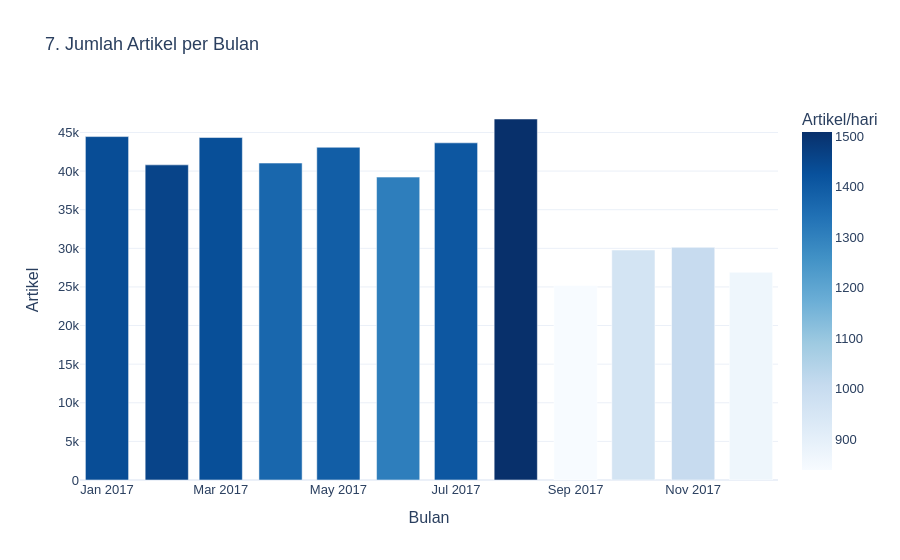

Notebook source saved alongside this figure:
### Markdown cell above
### Visualisasi 7–10: Pendalaman Temporal dan Perbandingan Kelompok

Volume bulanan dilengkapi rata-rata per hari untuk menilai perbedaan panjang bulan.
Pola hari memakai denominator kalender. Tren sumber memakai lima label terbesar
sepanjang tahun, dan mencakup semua bulan walaupun suatu sumber tidak punya artikel.
Rata-rata/median bulanan menggunakan panjang asli tanpa membuang outlier.

### Code cell
monthly = connection.execute("""
    SELECT bulan, SUM(artikel) AS artikel, COUNT(*) AS hari_kalender,
           COUNT(*) FILTER (WHERE ada_artikel) AS hari_teramati,
           AVG(artikel) AS rata_per_hari
    FROM daily_counts GROUP BY bulan ORDER BY bulan
""").df()
monthly['label_bulan'] = pd.to_datetime(monthly['bulan']).dt.strftime('%Y-%m')
monthly['persentase'] = monthly['artikel'] / total * 100
assert len(monthly) == 12 and int(monthly['artikel'].sum()) == total
monthly.to_csv(PROJECT_ROOT / 'output/eda_monthly.csv', index=False)
fig7 = px.bar(monthly, x='label_bulan', y='artikel', color='rata_per_hari',
              hover_data=['hari_kalender', 'hari_teramati', 'persentase'],
              labels={'label_bulan': 'Bulan', 'artikel': 'Artikel', 'rata_per_hari': 'Artikel/hari'},
              title='7. Jumlah Artikel per Bulan', color_continuous_scale='Blues')
show_and_save(fig7, '07_monthly_volume')

### Figure 1 — Plotly figure (JSON) as saved in the notebook; plotly's stock layout.template omitted (floating-point values rounded to 4 significant figures)
{"data": [{"customdata": [[31.0, 31.0, 9.765], [28.0, 28.0, 8.961], [31.0, 31.0, 9.739], [30.0, 30.0, 9.012], [31.0, 31.0, 9.462], [30.0, 30.0, 8.613], [31.0, 31.0, 9.588], [31.0, 31.0, 10.27], [30.0, 30.0, 5.529], [31.0, 31.0, 6.54], [30.0, 30.0, 6.616], [31.0, 31.0, 5.909]], "hovertemplate": "Bulan=%{x}<br>Artikel=%{y}<br>hari_kalender=%{customdata[0]}<br>hari_teramati=%{customdata[1]}<br>persentase=%{customdata[2]}<br>Artikel/hari=%{marker.color}<extra></extra>", "legendgroup": "", "marker": {"color": [1434.0, 1457.0, 1431.0, 1368.0, 1390.0, 1307.0, 1408.0, 1508.0, 839.2, 960.7, 1004.0, 867.9], "coloraxis": "coloraxis", "pattern": {"shape": ""}}, "name": "", "orientation": "v", "showlegend": false, "textposition": "auto", "type": "bar", "x": ["2017-01", "2017-02", "2017-03", "2017-04", "2017-05", "2017-06", "2017-07", "2017-08", "2017-09", "2017-10", "2017-11", "2017-12"], "xaxis": "x", "y": [44470.0, 40810.0, 44350.0, 41040.0, 43080.0, 39220.0, 43660.0, 46740.0, 25180.0, 29780.0, 30130.0, 26900.0], "yaxis": "y"}], "layout": {"barmode": "relative", "coloraxis": {"colorbar": {"title": {"text": "Artikel/hari"}}, "colorscale": [[0.0, "rgb(247,251,255)"], [0.125, "rgb(222,235,247)"], [0.25, "rgb(198,219,239)"], [0.375, "rgb(158,202,225)"], [0.5, "rgb(107,174,214)"], [0.625, "rgb(66,146,198)"], [0.75, "rgb(33,113,181)"], [0.875, "rgb(8,81,156)"], [1.0, "rgb(8,48,107)"]]}, "font": {"family": "Arial", "size": 13}, "hovermode": "closest", "legend": {"tracegroupgap": 0}, "title": {"text": "7. Jumlah Artikel per Bulan"}, "xaxis": {"anchor": "y", "domain": [0.0, 1.0], "title": {"text": "Bulan"}}, "yaxis": {"anchor": "x", "domain": [0.0, 1.0], "title": {"text": "Artikel"}}}}
